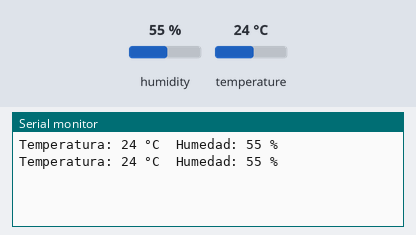
Recording of a sketch running on a simulated ESP32. Shown: the last lines printed to the serial monitor. Inputs (shaded band) come from the test bench; at power-on: humidity 55 %, temperature 24 °C.

Above: at 2.3 s.
2.4 s: humidity set to 22 %
At 4.3 s:
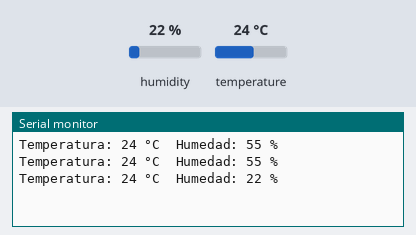
4.5 s: temperature set to 12 °C
At 6.3 s:
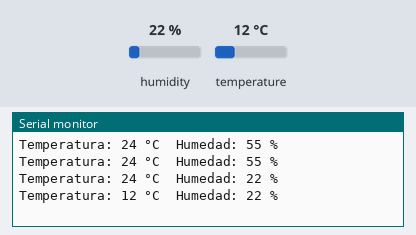
6.6 s: humidity set to 40 %
At 7.2 s:
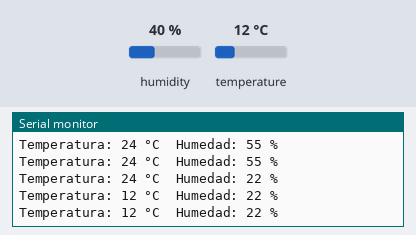
Timing chart, 0 to 9.6 s (numbered marks = the images above; inputs shaded):
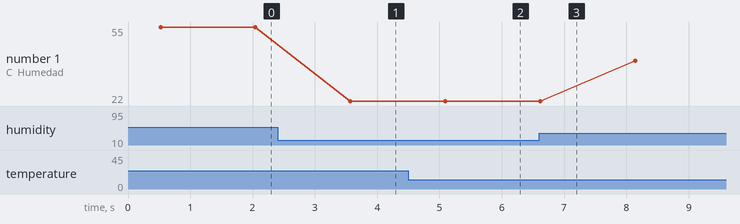

Measured:
- after the input at 2.4 s, the serial monitor: prints a new line after 1.2 s (image 1)
- after the input at 4.5 s, the serial monitor: prints a new line after 0.59 s (image 2)
- plotted number 1: 55 → 22 after the input at 2.4 s, 22 → 40 after the input at 6.6 s

The sketch:

Proyecto2.ino
```cpp
#include <DHT11.h>
// - For ESP32: Connect the sensor to pin GPIO2 or P2.

DHT11 dht11(17);

void setup() {
    Serial.begin(9600);
}

void loop() {
    int temperatura = 0;
    int humedad = 0;
    dht11.readTemperatureHumidity(temperatura, humedad);

    Serial.print("Temperatura: ");
    Serial.print(temperatura);
    Serial.print(" °C\tHumedad: ");
    Serial.print(humedad);
    Serial.println(" %");

    delay(1000);
}
```
